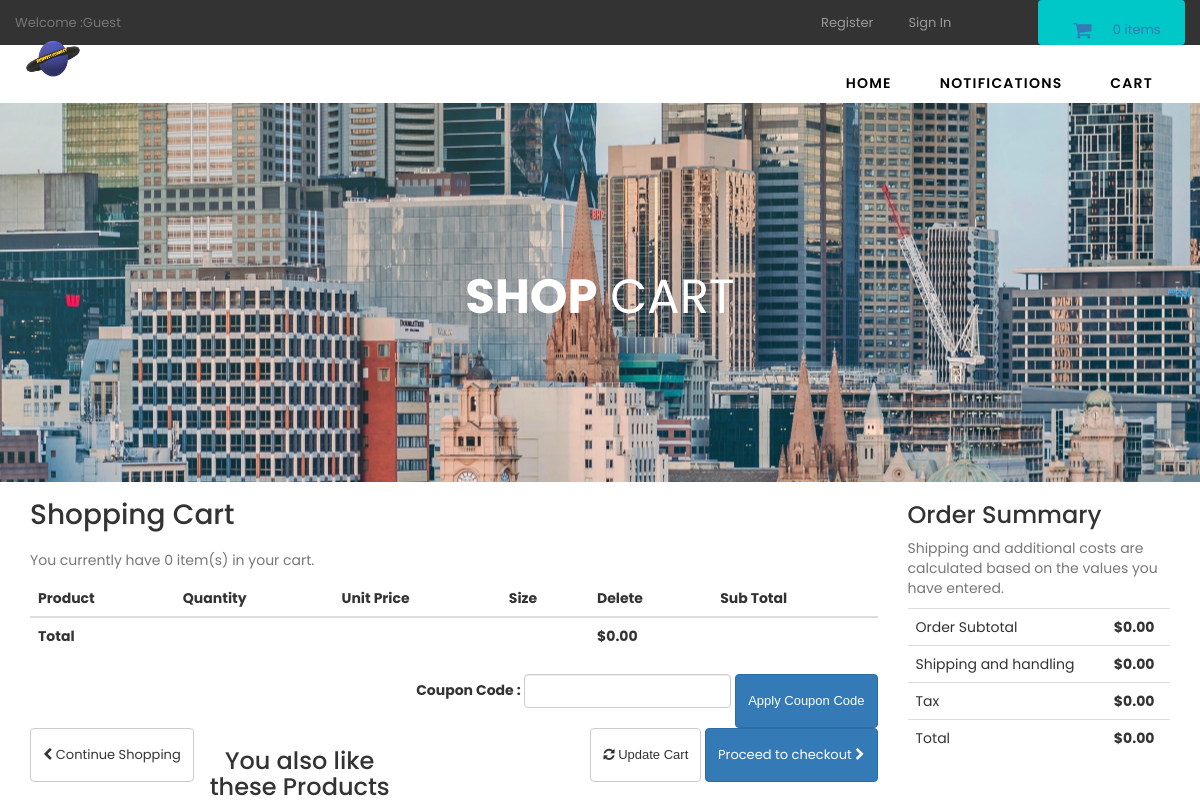
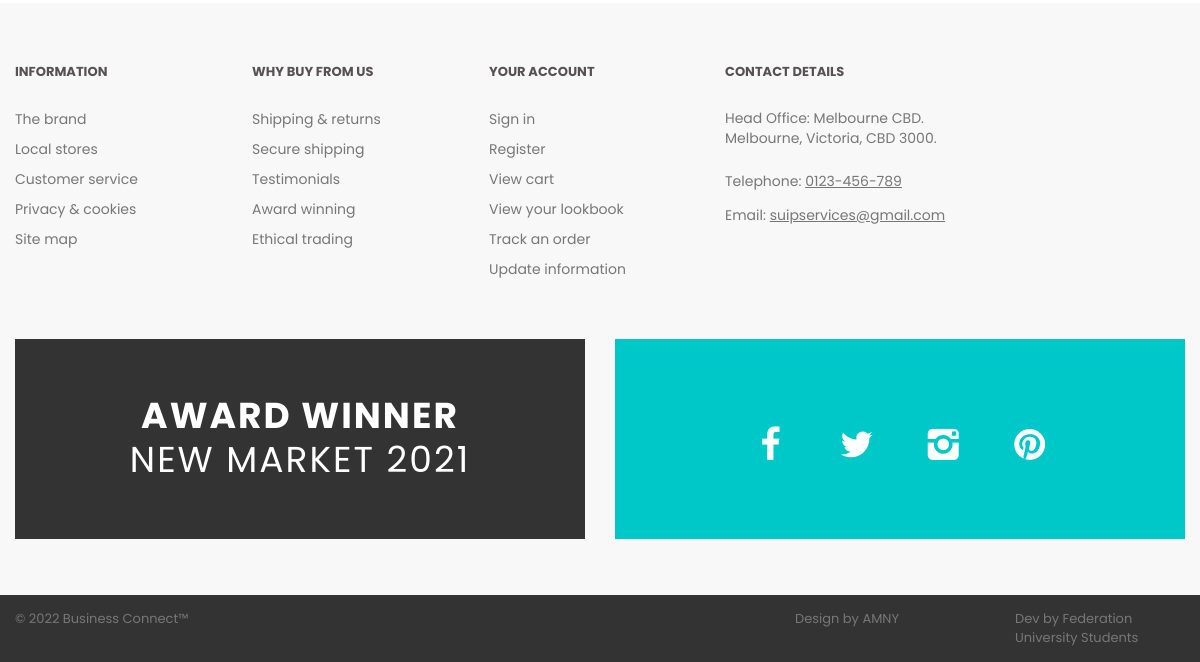
/cart_body.php, run on an earlier commit of the app's database (2 pictures, top to bottom).
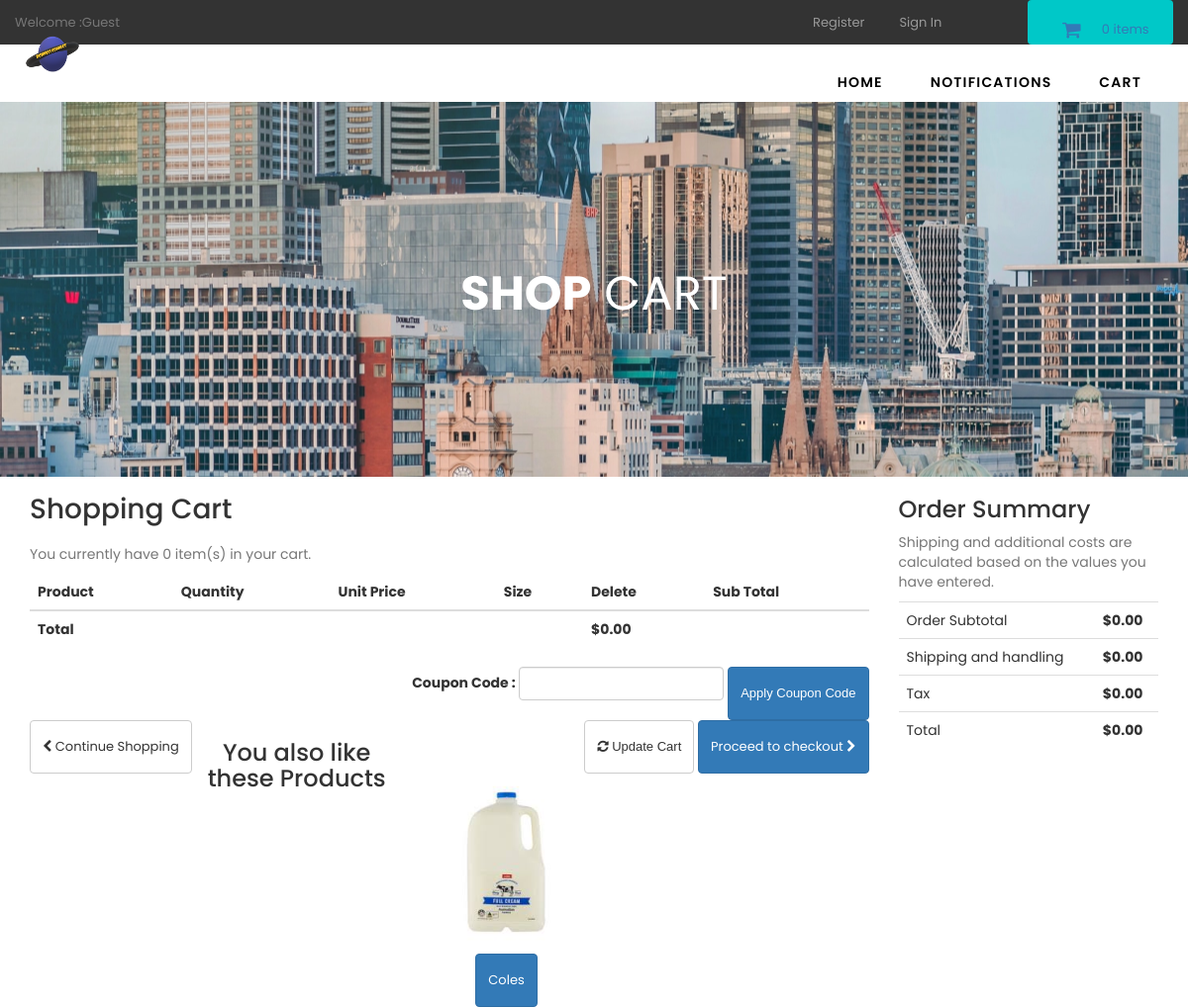
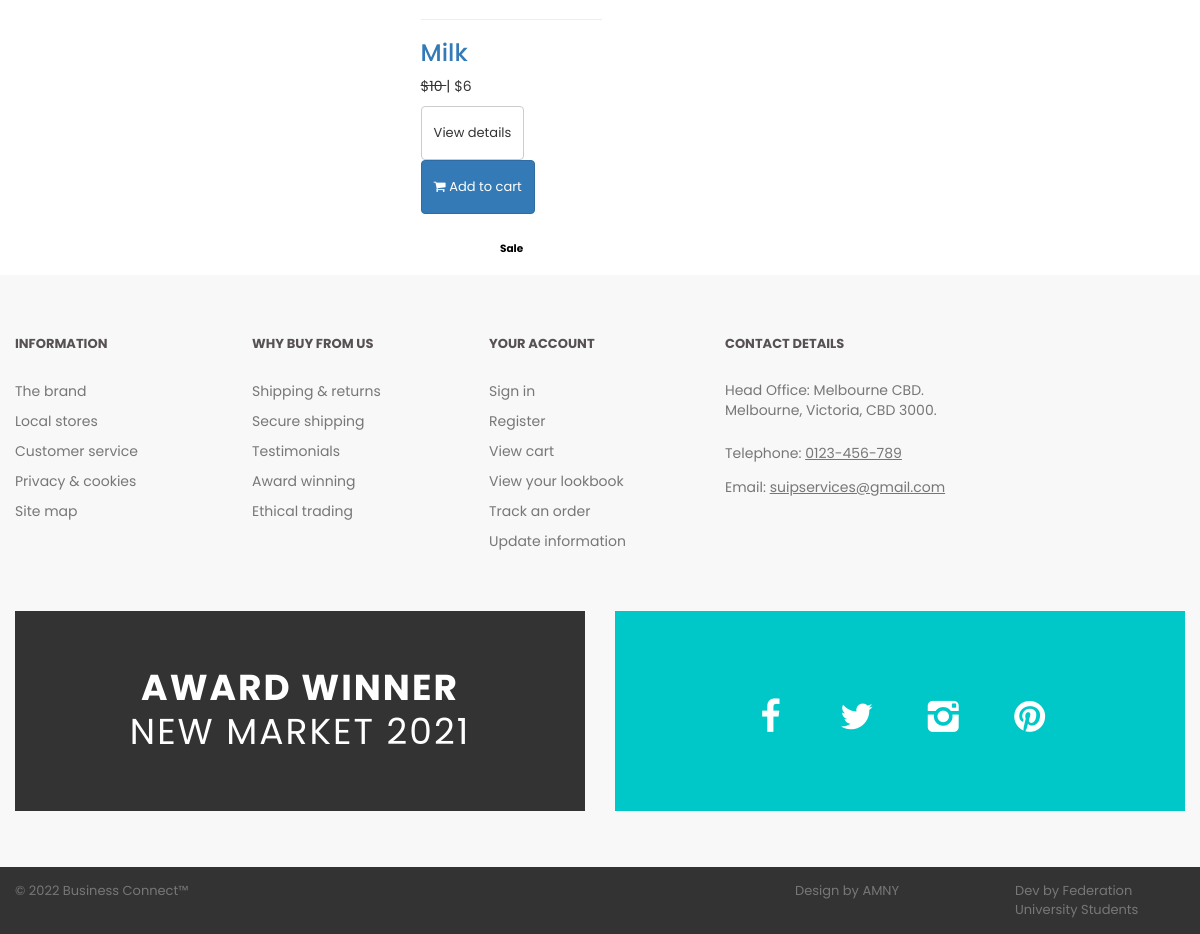
And on a later commit of the database (2 pictures, top to bottom).
### tables this page shows
CREATE TABLE `products` (
  `product_id` int(10) NOT NULL,
  `p_cat_id` int(10) NOT NULL,
  `cat_id` int(10) NOT NULL,
  `manufacturer_id` int(10) NOT NULL,
  `date` timestamp NOT NULL DEFAULT current_timestamp() ON UPDATE current_timestamp(),
  `product_title` text NOT NULL,
  `product_url` text NOT NULL,
  `product_img1` text NOT NULL,
  `product_img2` text NOT NULL,
  `product_img3` text NOT NULL,
  `product_price` int(10) NOT NULL,
  `product_psp_price` int(100) NOT NULL,
  `product_desc` text NOT NULL,
  `product_features` text NOT NULL,
  `product_video` text NOT NULL,
  `product_keywords` text NOT NULL,
  `product_label` text NOT NULL,
  `status` varchar(255) NOT NULL,
  `seller_id` varchar(255) DEFAULT NULL
);

CREATE TABLE `manufacturers` (
  `manufacturer_id` int(10) NOT NULL,
  `manufacturer_title` text NOT NULL,
  `manufacturer_top` text NOT NULL,
  `manufacturer_image` text NOT NULL
);

### cart_body.php (the view, shortened to what this page needs)
<?php
include("includes/db.php");
include("includes/header.php");
include("functions/functions.php");
include("includes/main.php");
?>
  <main>
    <div class="nero">
      <div class="nero__heading">
        <span class="nero__bold">SHOP</span> Cart
      </div>
    </div>
  </main>
<div id="content" >
<div class="container" >
<div class="col-md-9" id="cart" >
<div class="box" >
<form action="cart.php" method="post" enctype="multipart-form-data" >
<h1> Shopping Cart </h1>
<?php
$ip_add = getRealUserIp();
$select_cart = "select * from cart where ip_add='$ip_add'";
$run_cart = mysqli_query($con,$select_cart);
$count = mysqli_num_rows($run_cart);
?>
<p class="text-muted" > You currently have <?php echo $count; ?> item(s) in your cart. </p>
<div class="table-responsive" >
<table class="table" >
<thead>
<tr>
<th colspan="2" >Product</th>
<th>Quantity</th>
<th>Unit Price</th>
<th>Size</th>
<th colspan="1">Delete</th>
<th colspan="2"> Sub Total </th>
</tr>
</thead>
<?php
$total = 0;
?>
<tfoot>
<tr>
<th colspan="5"> Total </th>
<th colspan="2"> $<?php echo $total; ?>.00 </th>
</tr>
</tfoot>
</table>
<div class="form-inline pull-right">
<div class="form-group">
<label>Coupon Code : </label>
<input type="text" name="code" class="form-control">
</div>
<input class="btn btn-primary" type="submit" name="apply_coupon" value="Apply Coupon Code" >
</div>
</div>
<div class="box-footer">
<div class="pull-left">
<a href="index.php" class="btn btn-default">
<i class="fa fa-chevron-left"></i> Continue Shopping
</a>
</div>
<div class="pull-right">
<button class="btn btn-default" type="submit" name="update" value="Update Cart">
<i class="fa fa-refresh"></i> Update Cart
</button>
<a href="checkout.php" class="btn btn-primary">
Proceed to checkout <i class="fa fa-chevron-right"></i>
</a>
</div>
</div>
</form>
</div>
<div id="row same-height-row">
<div class="col-md-3 col-sm-6">
<div class="box same-height headline">
<h3 class="text-center"> You also like these Products </h3>
</div>
</div>
<?php
$get_products = "select * from products order by rand() LIMIT 0,3";
$run_products = mysqli_query($con,$get_products);
while($row_products=mysqli_fetch_array($run_products)){
$pro_title = $row_products['product_title'];
$pro_price = $row_products['product_price'];
$pro_img1 = $row_products['product_img1'];
$pro_label = $row_products['product_label'];
$manufacturer_id = $row_products['manufacturer_id'];
$get_manufacturer = "select * from manufacturers where manufacturer_id='$manufacturer_id'";
$run_manufacturer = mysqli_query($db,$get_manufacturer);
$row_manufacturer = mysqli_fetch_array($run_manufacturer);
$manufacturer_name = $row_manufacturer['manufacturer_title'];
$pro_psp_price = $row_products['product_psp_price'];
$pro_url = $row_products['product_url'];
if($pro_label == "Sale" or $pro_label == "Gift"){
$product_price = "<del> $$pro_price </del>";
$product_psp_price = "| $$pro_psp_price";
}
else{
$product_psp_price = "";
$product_price = "$$pro_price";
}
if($pro_label == ""){
}
else{
$product_label = "
<a class='label sale' href='#' style='color:black;'>
<div class='thelabel'>$pro_label</div>
<div class='label-background'> </div>
</a>
";
}
echo "
<div class='col-md-3 col-sm-6 center-responsive' >
<div class='product' >
<a href='$pro_url' >
<img src='admin_area/product_images/$pro_img1' class='img-responsive' >
</a>
<div class='text' >
<center>
<p class='btn btn-primary'> $manufacturer_name </p>
</center>
<hr>
<h3><a href='$pro_url' >$pro_title</a></h3>
<p class='price' > $product_price $product_psp_price </p>
<p class='buttons' >
<a href='$pro_url' class='btn btn-default' >View details</a>
<a href='$pro_url' class='btn btn-primary'>
<i class='fa fa-shopping-cart'></i> Add to cart
</a>
</p>
</div>
$product_label
</div>
</div>
";
}
?>
</div>
</div>
<div class="col-md-3">
<div class="box" id="order-summary">
<div class="box-header">
<h3>Order Summary</h3>
</div>
<p class="text-muted">
Shipping and additional costs are calculated based on the values you have entered.
</p>
<div class="table-responsive">
<table class="table">
<tbody>
<tr>
<td> Order Subtotal </td>
<th> $<?php echo $total; ?>.00 </th>
</tr>
<tr>
<td> Shipping and handling </td>
<th>$0.00</th>
</tr>
<tr>
<td>Tax</td>
<th>$0.00</th>
</tr>
<tr class="total">
<td>Total</td>
<th>$<?php echo $total; ?>.00</th>
</tr>
</tbody>
</table>
</div>
</div>
</div>
</div>
</div>
<?php
include("includes/footer.php");
?>
</body>

What changed in the data, as far as the page shows it:
added products: product_img1 (picture), manufacturer.manufacturer_title "Coles", product_title "Milk", product_price "10", product_psp_price "| $6", product_label "Sale"
